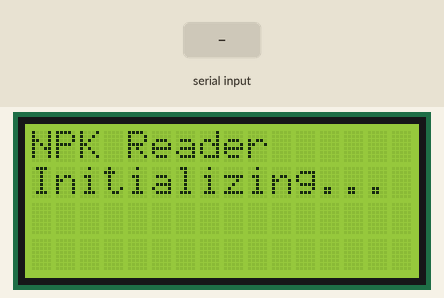
Bench run of a sketch on a simulated Arduino Uno, built with avr-gcc and run on an emulated ATmega328P. On the bench: 16×4 character LCD. Inputs (shaded band) come from the test bench. What the sketch prints to the serial monitor is not drawn.

Above: at 0.1 s.
At 2.2 s:
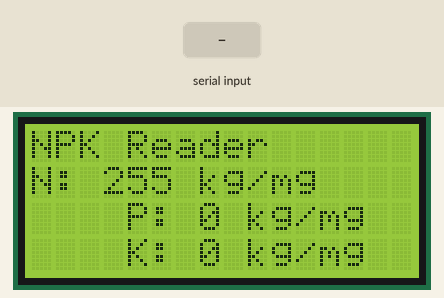
At 3.2 s:
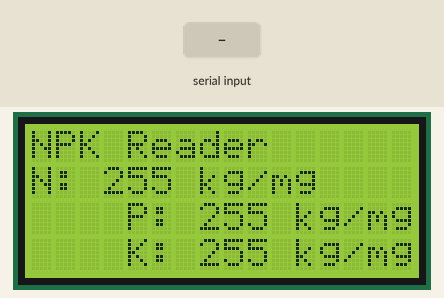
3.3 s: "1" received over the second serial link
Timing chart, 0 to 6.3 s (numbered marks = the images above; inputs shaded):
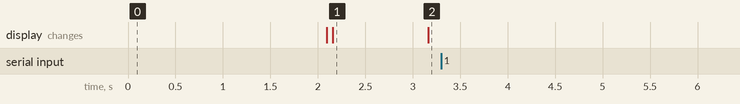

Measured:
- after the input at 3.3 s, every drawn part: stays the same
- what the display in image 1 shows lasts 1.0 s, from 2.2 s to 3.2 s

The sketch:

NPK_Reader.ino
```cpp
// (licence header left out)
#include <SoftwareSerial.h>
#include <LiquidCrystal_I2C.h>

#define RE 8
#define DE 7
#define DI 6
#define RO 9

const byte nitro[] = {0x01, 0x03, 0x00, 0x1e, 0x00, 0x01, 0xe4, 0x0c};
const byte phos[] = {0x01, 0x03, 0x00, 0x1f, 0x00, 0x01, 0xb5, 0xcc};
const byte pota[] = {0x01, 0x03, 0x00, 0x20, 0x00, 0x01, 0x85, 0xc0};

byte values[11];
SoftwareSerial mod(RO, DI);

unsigned long npkMillis = 0;
unsigned long lcdMillis = 0;
unsigned long currentMillis;
unsigned long npkPeriod = 250;
unsigned long lcdPeriod = 1000;

int sensorState = 0;
int lcdState = 0;

byte N, P, K;

LiquidCrystal_I2C lcd(0x27, 16, 4); // set the LCD address to 0x27 for a 16 chars and 4 line display

void setup() {
  Serial.begin(9600);
  mod.begin(9600);
  pinMode(RE, OUTPUT);
  pinMode(DE, OUTPUT);
  lcd.init();
  lcd.clear();
  lcd.backlight();      // Make sure backlight is on
  lcd.setCursor(0, 0);
  lcd.print("NPK Reader");
  lcd.setCursor(0, 1);
  lcd.print("Initializing...");
  delay(2000);
  lcd.clear();
}

void loop() {
  currentMillis = millis();
  if (currentMillis - npkMillis >= npkPeriod) {
    if (sensorState == 0) {
      N = nitrogen();
      sensorState = 1;
    }
    else if (sensorState == 1) {
      P = phosphorous();
      sensorState = 2;
    }
    else if (sensorState == 2) {
      K = potassium();
      sensorState = 0;
    }
    npkMillis = currentMillis;
  }

  if (currentMillis - lcdMillis >= lcdPeriod) {
    lcdMillis = currentMillis;
    lcd.clear();

    lcd.setCursor(0, 0);  //Move cursor to character 0 on line 1
    lcd.print("NPK Reader");

    lcd.setCursor(0, 1);  //Set cursor to character 0 on line 2
    lcd.print("N: " + String(N) + " kg/mg");

    lcd.setCursor(0, 2);  //Set cursor to character 0 on line 3
    lcd.print("P: " + String(P) + " kg/mg");

    lcd.setCursor(0, 3);  //Set cursor to character 0 on line 4
    lcd.print("K: " + String(K) + " kg/mg");
  }
}

byte nitrogen() {
  digitalWrite(DE, HIGH);
  digitalWrite(RE, HIGH);
  delay(10);
  if (mod.write(nitro, sizeof(nitro)) == 8) {
    digitalWrite(DE, LOW);
    digitalWrite(RE, LOW);
    for (byte i = 0; i < 7; i++) {
      //Serial.print(mod.read(),HEX);
      values[i] = mod.read();
      Serial.print(values[i], HEX);
    }
    Serial.println();
  }
  return values[4];
}

byte phosphorous() {
  digitalWrite(DE, HIGH);
  digitalWrite(RE, HIGH);
  delay(10);
  if (mod.write(phos, sizeof(phos)) == 8) {
    digitalWrite(DE, LOW);
    digitalWrite(RE, LOW);
    for (byte i = 0; i < 7; i++) {
      //Serial.print(mod.read(),HEX);
      values[i] = mod.read();
      Serial.print(values[i], HEX);
    }
    Serial.println();
  }
  return values[4];
}

byte potassium() {
  digitalWrite(DE, HIGH);
  digitalWrite(RE, HIGH);
  delay(10);
  if (mod.write(pota, sizeof(pota)) == 8) {
    digitalWrite(DE, LOW);
    digitalWrite(RE, LOW);
    for (byte i = 0; i < 7; i++) {
      //Serial.print(mod.read(),HEX);
      values[i] = mod.read();
      Serial.print(values[i], HEX);
    }
    Serial.println();
  }
  return values[4];
}
```
